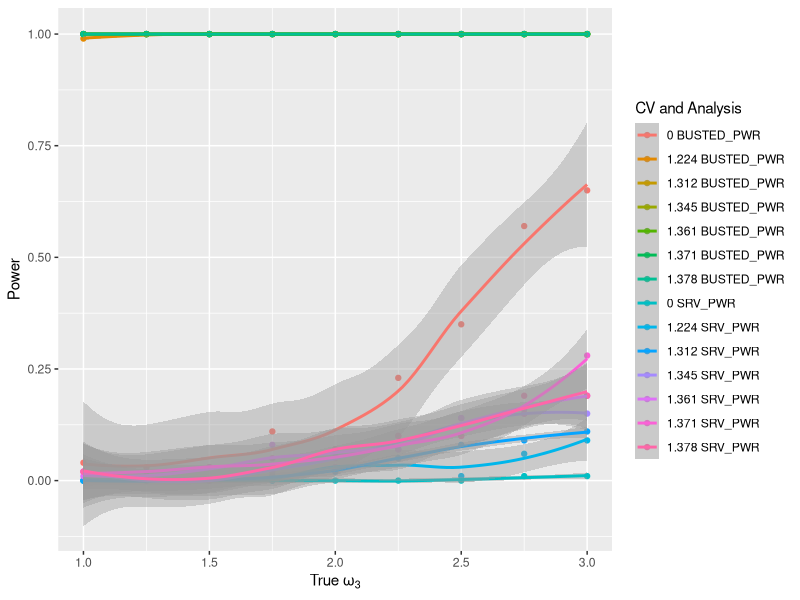
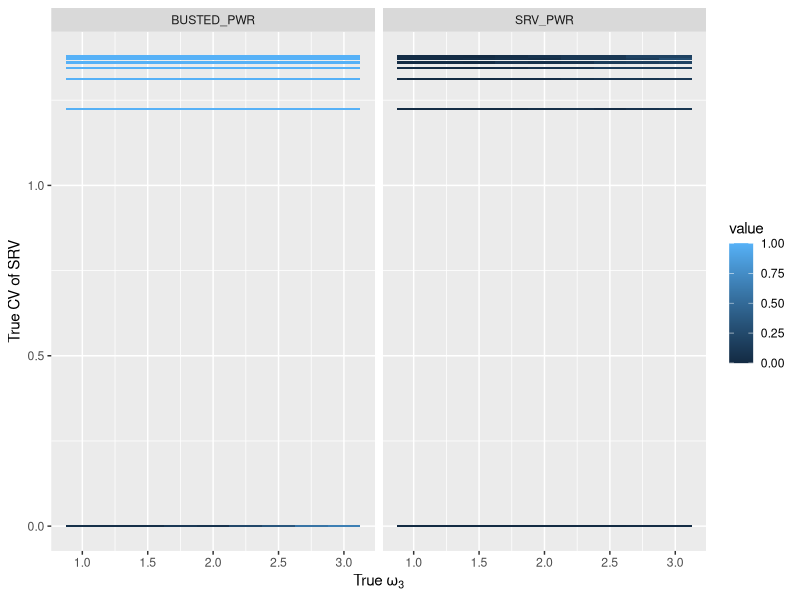

Source code (R) for these figures, in order:
## ---- chunk 1
library(dplyr)
library(stringr)
library(readr)
All_5_8_17_processed <- read_csv("final_results/All_5_8_17_processed.csv")
## ---- chunk 2
pwr_tab <- function(dat) {
  
  
  A1.dat = dat
  A1.basic = A1.dat %>% group_by(True.omega3.value, True.CV) %>% summarise(num_reps = n())
  
  A1.BUSTED = A1.dat %>% group_by(True.omega3.value,True.CV ) %>% filter(BUSTED.P <
                                                                               0.05) %>% tally()
  A1.BUSTED = rename(A1.BUSTED, "BUSTED_PWR" = n)
  
  A1.SRV = A1.dat %>%  group_by(True.omega3.value, True.CV) %>% filter(BUSTED.SRV.P <
                                                                              0.05) %>%  tally()
  A1.SRV = rename(A1.SRV, "SRV_PWR" = n)
  
  A1.pwr.tab = full_join(A1.BUSTED, A1.SRV, by = c("True.omega3.value", "True.CV")) %>% 
    full_join(., A1.basic, by = c("True.omega3.value", "True.CV"))
  
  
  
  A1.means = A1.dat %>% group_by(True.omega3.value) %>%   summarise(
    "$BUSTED \\omega_3$ MLE" = mean(BUSTED.omega3.MLE),
    "SRV $\\omega_3$ MLE" = mean(BUSTED.SRV.omega3.MLE),
    "Mean CV" = mean(CV.SRV)
  )
  A1.pwr.tab = full_join(A1.pwr.tab, A1.means, by = "True.omega3.value")
  A1.pwr.tab = replace(A1.pwr.tab, is.na(A1.pwr.tab), 0)
  A1.pwr.tab$BUSTED_PWR = A1.pwr.tab$BUSTED_PWR / A1.pwr.tab$num_reps
  A1.pwr.tab$SRV_PWR = A1.pwr.tab$SRV_PWR / A1.pwr.tab$num_reps
  return(A1.pwr.tab)
}
## ---- chunk 3
library(ggplot2)
library(reshape2)

All_5_8_17_processed %>% group_by(True.CV,True.omega3.value) %>% count()

power_cal= pwr_tab(All_5_8_17_processed)
power_cal%>% select(one_of(
c("True.omega3.value", "True.CV", "BUSTED_PWR", "SRV_PWR")
)) %>% melt(id.vars = c("True.omega3.value", "True.CV")) %>% ggplot(aes(
x = True.omega3.value,
y = value,
color = interaction(True.CV, variable, sep = " ")
)) +
geom_point() + geom_smooth() + labs(x = expression("True "*omega[3]), y = "Power", color = "CV and Analysis") 

temp=   power_cal %>% select(one_of(
  c("True.omega3.value", "True.CV", "BUSTED_PWR", "SRV_PWR")
)) %>% melt(id.vars = c("True.omega3.value", "True.CV"))
 temp%>% ggplot(aes(x=True.omega3.value, y = True.CV))+ geom_tile(aes(fill = value))+ facet_grid(~variable)+
  labs(x =expression("True "*omega[3]), y = "True CV of SRV", color = "Power")

